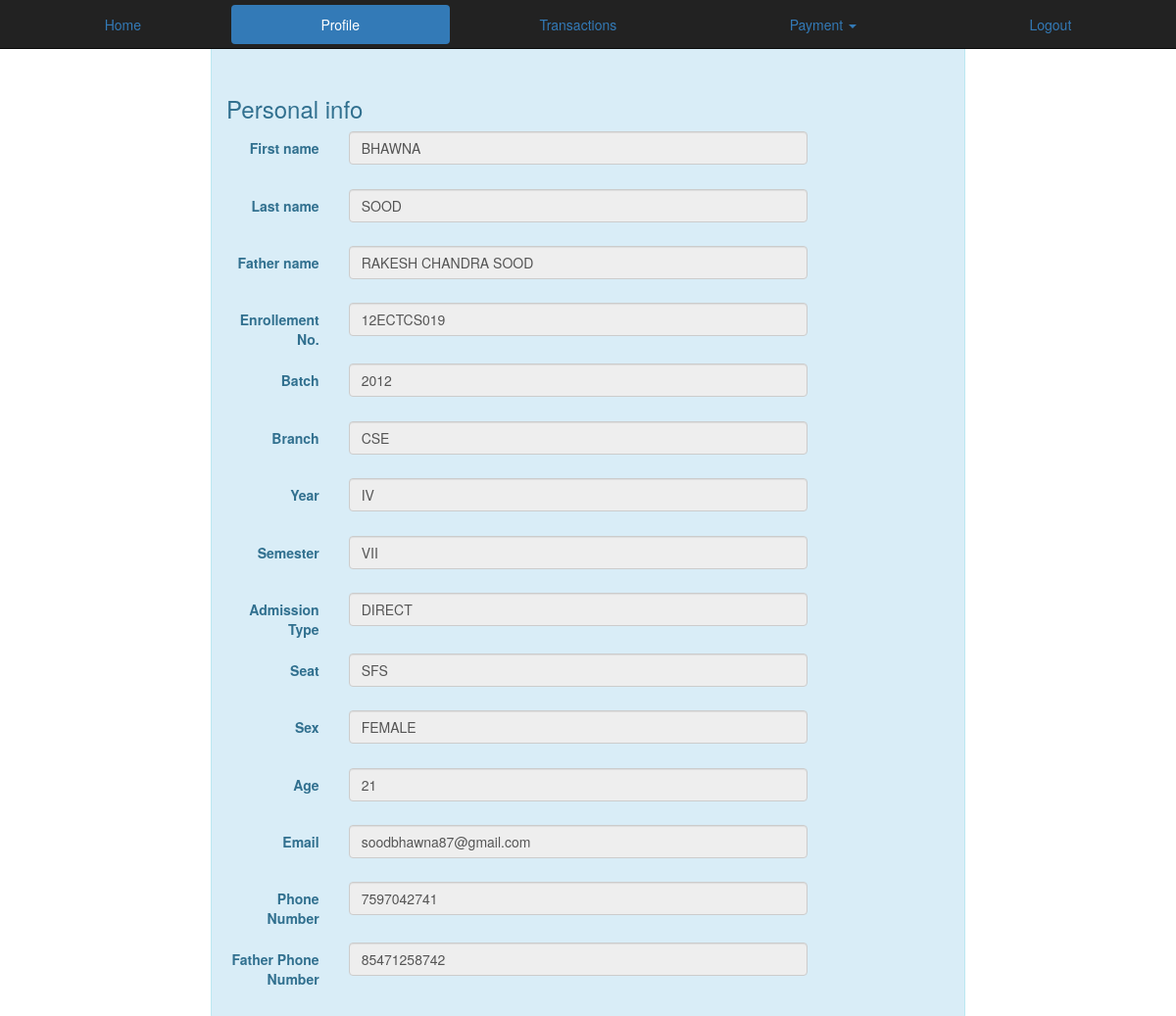
The page /gcet/profile.php (signed in) on the database its author committed.
### tables this page shows
CREATE TABLE IF NOT EXISTS `records` (
  `name` varchar(20) NOT NULL,
  `lname` varchar(20) NOT NULL,
  `fname` varchar(20) NOT NULL,
  `enr` varchar(12) NOT NULL,
  `batch` int(5) NOT NULL,
  `branch` varchar(5) NOT NULL,
  `year` varchar(5) NOT NULL,
  `sem` varchar(5) NOT NULL,
  `admissionT` varchar(20) NOT NULL,
  `seat` varchar(10) NOT NULL,
  `sex` varchar(10) NOT NULL,
  `age` int(10) NOT NULL,
  `email` varchar(30) NOT NULL,
  `phone` bigint(12) NOT NULL,
  `fphone` bigint(12) NOT NULL,
  `pwd` varchar(40) NOT NULL,
  PRIMARY KEY (`enr`)
);

### gcet/profile.php (the view, shortened to what this page needs)
<!DOCTYPE html>
<html lang="en">
<head>
 <link href="css/bootstrap.min.css" rel="stylesheet">
</head>
<body>
 <nav class="navbar navbar-inverse navbar-fixed-top">
      <div class="container-fluid" style="margin-top:5px">
          <div class=" hidden-xs">
          <ul class="nav nav-pills nav-justified">
                 <li><a href="home.php">Home</a></li>
                 <li class="active"><a href="profile.php">Profile</a></li>
                  <li ><a href="transactions.php">Transactions</a></li>
                  <li ><a class="dropdown-toggle" data-toggle="dropdown" href="payment.php"role="button" aria-haspopup="true" aria-expanded="false">Payment <span class="caret"></span></a>
                  </li>
                  <li><a href="logout.php">Logout</a></li>
                </ul>
          </div>
      </div>
    </nav>
<div class="container-fluid">
	<div class="row">
    	<div class="col-sm-offset-2 col-sm-8">
    <?php
		require_once('db_connect.php');
	$enr = $_SESSION['enr'];
	$result=mysqli_query($conn,"SELECT * FROM `records` WHERE `enr`='$enr' ");
				while($data=mysqli_fetch_assoc($result))
				{ ?>
					<div class="alert alert-info alert-dismissable" style="padding-top:10%;">
                           <h3>Personal info</h3>
                           <form class="form-horizontal">
                              <div class="form-group">
                                 <label for="inputEmail3" class="col-md-2 control-label">First name</label>
                                 <div class="col-md-8">
                                    <input class="form-control"  value="<?php echo strtoupper($data['name']); ?>" disabled>
                                 </div>
                              </div>
                              <div class="form-group">
                                 <label for="inputEmail3" class="col-md-2 control-label">Last name</label>
                                 <div class="col-md-8">
                                    <input class="form-control"  value="<?php echo strtoupper($data['lname']); ?>" disabled>
                                 </div>
                              </div>
                              <div class="form-group">
                                 <label for="inputEmail3" class="col-md-2 control-label">Father name</label>
                                 <div class="col-md-8">
                                    <input class="form-control"  value="<?php echo strtoupper($data['fname']); ?>" disabled>
                                 </div>
                              </div>
                              <div class="form-group">
                                 <label for="inputEmail3" class="col-md-2 control-label">Enrollement No.</label>
                                 <div class="col-md-8">
                                    <input class="form-control"  value="<?php echo strtoupper($data['enr']); ?>" disabled>
                                 </div>
                              </div>
                              <div class="form-group">
                                 <label  class="col-md-2 control-label">Batch</label>
                                 <div class="col-md-8">
                                    <input class="form-control"  value="<?php echo $data['batch']; ?>" disabled>
                                 </div>
                              </div>
                              <div class="form-group">
                                 <label for="inputEmail3" class="col-md-2 control-label">Branch</label>
                                 <div class="col-md-8">
                                    <input class="form-control"  value="<?php echo $data['branch']; ?>" disabled>
                                 </div>
                              </div>
                              <div class="form-group">
                                 <label for="inputEmail3" class="col-md-2 control-label">Year</label>
                                 <div class="col-md-8">
                                    <input class="form-control"  value="<?php echo $data['year']; ?>" disabled>
                                 </div>
                              </div>
                              <div class="form-group">
                                 <label for="inputEmail3" class="col-md-2 control-label">Semester</label>
                                 <div class="col-md-8">
                                    <input class="form-control"  value="<?php echo $data['sem']; ?>" disabled>
                                 </div>
                              </div>
                              <div class="form-group">
                                 <label for="inputEmail3" class="col-md-2 control-label">Admission Type</label>
                                 <div class="col-md-8">
                                    <input class="form-control"  value="<?php echo strtoupper($data['admissionT']); ?>" disabled>
                                 </div>
                              </div>
                              <div class="form-group">
                                 <label for="inputEmail3" class="col-md-2 control-label">Seat</label>
                                 <div class="col-md-8">
                                    <input class="form-control"  value="<?php echo $data['seat']; ?>" disabled>
                                 </div>
                              </div>
                              <div class="form-group">
                                 <label for="inputEmail3" class="col-md-2 control-label">Sex</label>
                                 <div class="col-md-8">
                                    <input class="form-control"  value="<?php echo strtoupper($data['sex']); ?>" disabled>
                                 </div>
                              </div>
                              <div class="form-group">
                                 <label for="inputEmail3" class="col-md-2 control-label">Age</label>
                                 <div class="col-md-8">
                                    <input class="form-control" value="<?php echo $data['age']; ?>" disabled>
                                 </div>
                              </div>
                              <div class="form-group">
                                 <label for="inputEmail3" class="col-md-2 control-label">Email</label>
                                 <div class="col-md-8">
                                    <input class="form-control" id="inputEmail3" value="<?php echo $data['email']; ?>" disabled>
                                 </div>
                              </div>
                              <div class="form-group">
                                 <label for="inputEmail3" class="col-md-2 control-label">Phone Number</label>
                                 <div class="col-md-8">
                                    <input class="form-control" id="inputEmail3" value="<?php echo $data['phone']; ?>" disabled>
                                 </div>
                              </div>
                              <div class="form-group">
                                 <label for="inputEmail3" class="col-md-2 control-label">Father Phone Number</label>
                                 <div class="col-md-8">
                                    <input class="form-control" id="inputEmail3" value="<?php echo $data['fphone']; ?>" disabled>
                                 </div>
                              </div>
                     </form>
                  </div>
               <?php } ?>
		</div>
	</div>
</div>
</body>
</html>

### rows shown on the page
records: name "BHAWNA", lname "SOOD", fname "RAKESH CHANDRA SOOD", enr "12ECTCS019", batch "2012", branch "CSE", year "IV", sem "VII", admissionT "DIRECT", seat "SFS", sex "FEMALE", age "21", email "soodbhawna87@gmail.com", phone "7597042741", fphone "85471258742"
